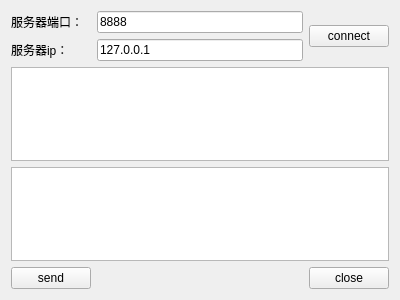
<?xml version="1.0" encoding="UTF-8"?>
<ui version="4.0">
 <class>ClientWidget</class>
 <widget class="QWidget" name="ClientWidget">
  <property name="geometry">
   <rect>
    <x>0</x>
    <y>0</y>
    <width>400</width>
    <height>300</height>
   </rect>
  </property>
  <property name="windowTitle">
   <string>Form</string>
  </property>
  <layout class="QGridLayout" name="gridLayout">
   <item row="0" column="0">
    <widget class="QLabel" name="label">
     <property name="text">
      <string>服务器端口：</string>
     </property>
    </widget>
   </item>
   <item row="0" column="1">
    <widget class="QLineEdit" name="lineEditPort">
     <property name="text">
      <string>8888</string>
     </property>
    </widget>
   </item>
   <item row="0" column="2" rowspan="2">
    <widget class="QPushButton" name="buttonConnect">
     <property name="text">
      <string>connect</string>
     </property>
    </widget>
   </item>
   <item row="1" column="0">
    <widget class="QLabel" name="label_2">
     <property name="text">
      <string>服务器ip：</string>
     </property>
    </widget>
   </item>
   <item row="1" column="1">
    <widget class="QLineEdit" name="lineEditIp">
     <property name="text">
      <string>127.0.0.1</string>
     </property>
    </widget>
   </item>
   <item row="2" column="0" colspan="3">
    <widget class="QTextEdit" name="textEditRead">
     <property name="readOnly">
      <bool>true</bool>
     </property>
    </widget>
   </item>
   <item row="3" column="0" colspan="3">
    <widget class="QTextEdit" name="textEditWrite"/>
   </item>
   <item row="4" column="0">
    <widget class="QPushButton" name="buttonSend">
     <property name="text">
      <string>send</string>
     </property>
    </widget>
   </item>
   <item row="4" column="1">
    <spacer name="horizontalSpacer">
     <property name="orientation">
      <enum>Qt::Horizontal</enum>
     </property>
     <property name="sizeHint" stdset="0">
      <size>
       <width>217</width>
       <height>20</height>
      </size>
     </property>
    </spacer>
   </item>
   <item row="4" column="2">
    <widget class="QPushButton" name="buttonClose">
     <property name="text">
      <string>close</string>
     </property>
    </widget>
   </item>
  </layout>
 </widget>
 <resources/>
 <connections/>
</ui>
